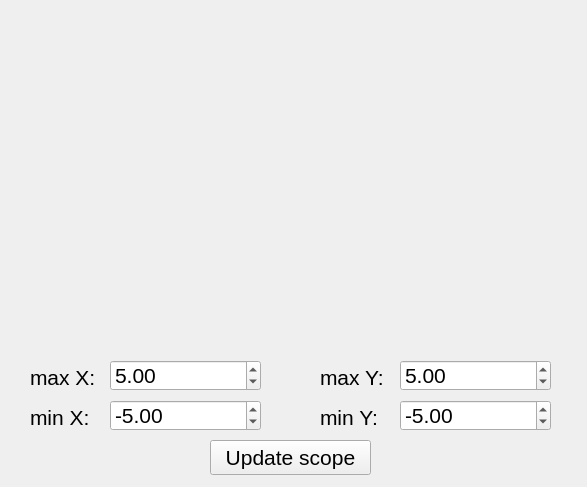
<?xml version="1.0" encoding="UTF-8"?>
<ui version="4.0">
 <class>PlotWindow</class>
 <widget class="QWidget" name="PlotWindow">
  <property name="enabled">
   <bool>true</bool>
  </property>
  <property name="geometry">
   <rect>
    <x>0</x>
    <y>0</y>
    <width>587</width>
    <height>487</height>
   </rect>
  </property>
  <property name="windowTitle">
   <string>Form</string>
  </property>
  <widget class="QCustomPlot" name="widget" native="true">
   <property name="geometry">
    <rect>
     <x>10</x>
     <y>10</y>
     <width>571</width>
     <height>341</height>
    </rect>
   </property>
  </widget>
  <widget class="QLabel" name="label_min_x">
   <property name="geometry">
    <rect>
     <x>30</x>
     <y>400</y>
     <width>71</width>
     <height>35</height>
    </rect>
   </property>
   <property name="font">
    <font>
     <pointsize>16</pointsize>
    </font>
   </property>
   <property name="text">
    <string>min X:</string>
   </property>
  </widget>
  <widget class="QLabel" name="label_max_x">
   <property name="geometry">
    <rect>
     <x>30</x>
     <y>360</y>
     <width>71</width>
     <height>35</height>
    </rect>
   </property>
   <property name="font">
    <font>
     <pointsize>16</pointsize>
    </font>
   </property>
   <property name="text">
    <string>max X:</string>
   </property>
  </widget>
  <widget class="QLabel" name="label_max_y">
   <property name="geometry">
    <rect>
     <x>320</x>
     <y>360</y>
     <width>71</width>
     <height>35</height>
    </rect>
   </property>
   <property name="font">
    <font>
     <pointsize>16</pointsize>
    </font>
   </property>
   <property name="text">
    <string>max Y:</string>
   </property>
  </widget>
  <widget class="QLabel" name="label_min_y">
   <property name="geometry">
    <rect>
     <x>320</x>
     <y>400</y>
     <width>71</width>
     <height>35</height>
    </rect>
   </property>
   <property name="font">
    <font>
     <pointsize>16</pointsize>
    </font>
   </property>
   <property name="text">
    <string>min Y:</string>
   </property>
  </widget>
  <widget class="QPushButton" name="pushButton">
   <property name="geometry">
    <rect>
     <x>210</x>
     <y>440</y>
     <width>161</width>
     <height>35</height>
    </rect>
   </property>
   <property name="font">
    <font>
     <pointsize>16</pointsize>
    </font>
   </property>
   <property name="text">
    <string>Update scope</string>
   </property>
  </widget>
  <widget class="QDoubleSpinBox" name="doubleSpinBox_max_x">
   <property name="geometry">
    <rect>
     <x>110</x>
     <y>360</y>
     <width>151</width>
     <height>31</height>
    </rect>
   </property>
   <property name="font">
    <font>
     <pointsize>16</pointsize>
    </font>
   </property>
   <property name="minimum">
    <double>-1000000.000000000000000</double>
   </property>
   <property name="maximum">
    <double>1000000.000000000000000</double>
   </property>
   <property name="value">
    <double>5.000000000000000</double>
   </property>
  </widget>
  <widget class="QDoubleSpinBox" name="doubleSpinBox_min_x">
   <property name="geometry">
    <rect>
     <x>110</x>
     <y>400</y>
     <width>151</width>
     <height>31</height>
    </rect>
   </property>
   <property name="font">
    <font>
     <pointsize>16</pointsize>
    </font>
   </property>
   <property name="minimum">
    <double>-1000000.000000000000000</double>
   </property>
   <property name="maximum">
    <double>1000000.000000000000000</double>
   </property>
   <property name="value">
    <double>-5.000000000000000</double>
   </property>
  </widget>
  <widget class="QDoubleSpinBox" name="doubleSpinBox_min_y">
   <property name="geometry">
    <rect>
     <x>400</x>
     <y>400</y>
     <width>151</width>
     <height>31</height>
    </rect>
   </property>
   <property name="font">
    <font>
     <pointsize>16</pointsize>
    </font>
   </property>
   <property name="minimum">
    <double>-1000000.000000000000000</double>
   </property>
   <property name="maximum">
    <double>1000000.000000000000000</double>
   </property>
   <property name="value">
    <double>-5.000000000000000</double>
   </property>
  </widget>
  <widget class="QDoubleSpinBox" name="doubleSpinBox_max_y">
   <property name="geometry">
    <rect>
     <x>400</x>
     <y>360</y>
     <width>151</width>
     <height>31</height>
    </rect>
   </property>
   <property name="font">
    <font>
     <pointsize>16</pointsize>
    </font>
   </property>
   <property name="minimum">
    <double>-1000000.000000000000000</double>
   </property>
   <property name="maximum">
    <double>1000000.000000000000000</double>
   </property>
   <property name="value">
    <double>5.000000000000000</double>
   </property>
  </widget>
 </widget>
 <customwidgets>
  <customwidget>
   <class>QCustomPlot</class>
   <extends>QWidget</extends>
   <header>qcustomplot.h</header>
   <container>1</container>
  </customwidget>
 </customwidgets>
 <resources/>
 <connections/>
</ui>
